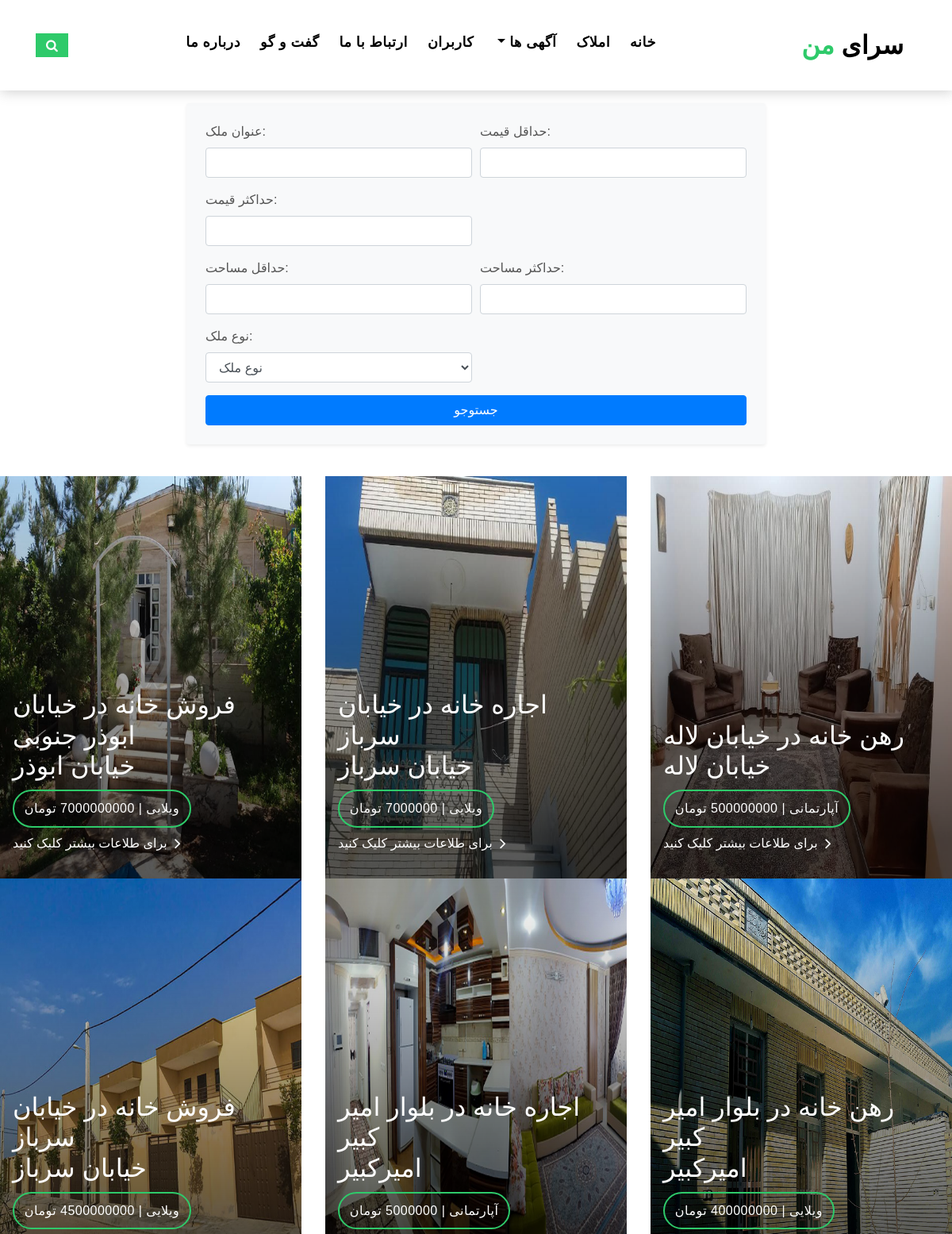
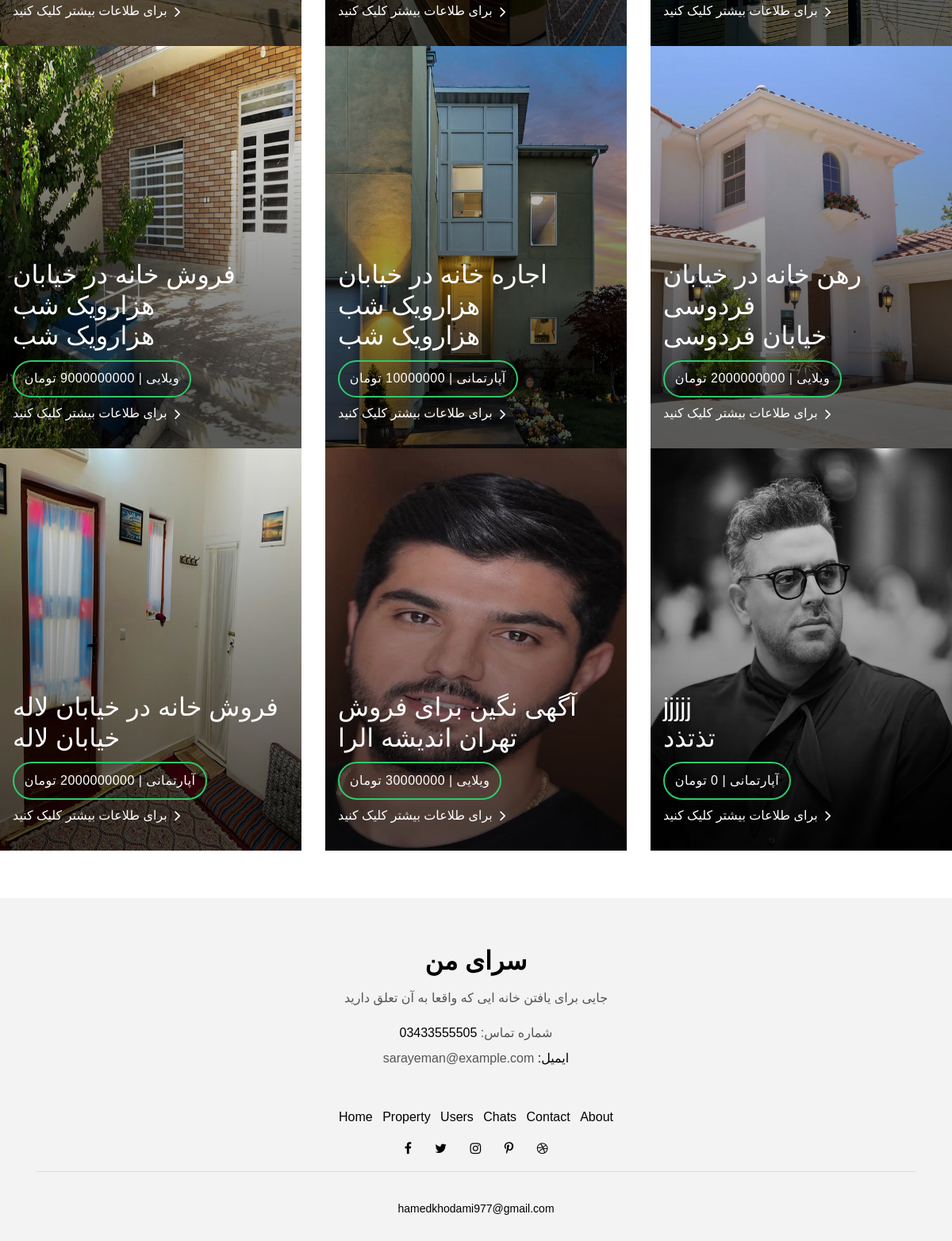
Screenshot of /search with the database file from the repository (2 pictures, top to bottom).
### Properties/models.py (models this page shows, shortened)
class PropertyModel(models.Model):
    PROPERTY_TYPE_CHOICES=[
        ('for_rent','اجاره'),
        ('for_sale','فروش'),
        ('for_mortage','رهن'),
    ]
    HOUSE_TYPE_CHOICES=[
        ('آپارتمانی','آپارتمانی'),
        ('ویلایی','ویلایی')
    ]
    title= models.CharField(max_length=200,verbose_name="عنوان")
    description= models.TextField(max_length=500,verbose_name="توضیحات")
    price= models.DecimalField(max_digits=10,decimal_places=0,verbose_name="قیمت")
    address=models.CharField(max_length=300,verbose_name="آدرس")
    area=models.FloatField(verbose_name="مساحت")
    property_type=models.CharField(max_length=20,choices=PROPERTY_TYPE_CHOICES,verbose_name="نوع آگهی")
    house_type=models.CharField(max_length=20,choices=HOUSE_TYPE_CHOICES,verbose_name="نوع خانه")
    floor_number=models.IntegerField(null=True,blank=True,verbose_name="شماره طبقه")
    date_posted=jDateTimeField(auto_now_add=True,verbose_name="اضافه شده در تاریخ")
    image=models.ImageField(upload_to="files/images",verbose_name="تصویر")
    user=models.ForeignKey(User,on_delete=models.CASCADE,verbose_name="کاربر")
    garage=models.IntegerField(default=0,verbose_name="تعداد گاراژ")
    bath=models.IntegerField(default=0,verbose_name="تعداد حمام")
    beds=models.IntegerField(default=0,verbose_name="تعداد اتاق خواب")
    amenities=models.TextField(blank=True,verbose_name="امکانات")
    class Meta:
        verbose_name = "ملک"
        verbose_name_plural = "املاک"

### Properties/views.py (the view)
# urls.py: path('search', views.property_search, name="property_search"),
def property_search(request):
    form = PropertySearchForm(request.GET)
    properties=PropertyModel.objects.all()
    if form.is_valid():
        title = form.cleaned_data.get('title')
        price_min = form.cleaned_data.get('price_min')
        price_max = form.cleaned_data.get('price_max')
        area_min = form.cleaned_data.get('area_min')
        area_max = form.cleaned_data.get('area_max')
        property_type = form.cleaned_data.get('property_type')
        if title:
            title_without_space = title.replace(" ", "")
            properties = properties.annotate(
                title_no_spaces = Replace('title' ,Value(' '),Value(''))
            ).filter(Q(title__icontains=title_without_space))
        if price_min:
            properties =  properties.filter(price__gte=price_min)
        if price_max:
            properties = properties.filter(price__lte=price_max)
        if area_min:
            properties = properties.filter(area__gte=area_min)
        if area_max:
            properties = properties.filter(area__lte=area_max)
        if property_type:
            properties = properties.filter(property_type=property_type)
    return render(request=request,template_name="search_results.html",context={"form":form,"properties":properties})

### Properties/forms.py
class PropertySearchForm(forms.Form):
    def __init__(self, *args, **kwargs):
        super(PropertySearchForm, self).__init__(*args, **kwargs)
        for item in PropertySearchForm.visible_fields(self):
            item.field.widget.attrs["class"] = "form-control"
    title=forms.CharField(required=False,label="عنوان ملک",max_length=100)
    price_min=forms.DecimalField(required=False,label="حداقل قیمت",decimal_places=0,min_value=0)
    price_max=forms.DecimalField(required=False,label="حداکثر قیمت",decimal_places=0,min_value=0)
    area_min=forms.FloatField(required=False,label="حداقل مساحت",min_value=0)
    area_max=forms.FloatField(required=False,label="حداکثر مساحت",min_value=0)
    property_type=forms.ChoiceField(
        choices=[('','نوع ملک'),('for_sale','فروش'),('for_rent','اجاره'),('for_mortage','رهن')],
        required=False,label="نوع ملک"
    )

### Properties/templates/search_results.html (shortened to what this page needs)
{% extends "layoutmain.html" %}
{% load static %}
{% block mainbody %}
<body style="margin-top:130px">
  <section class="search-section py5">
    <div class="container">
      <div class="row mb-4">
        <div class="col-md-8 mx-auto">
          <form method="get" class="bg-light p-4 rounded shadow-sm">
            <div class="form-row">
              <div class="form-group col-md-6">
                {{ form.title.label_tag }}
                {{ form.title }}
              </div>
              <div class="form-group col-md-6">
                {{ form.price_min.label_tag }}
                {{ form.price_min }}
              </div>
              <div class="form-group col-md-6">
                {{ form.price_max.label_tag }}
                {{ form.price_max }}
              </div>
            </div>
            <div class="form-row">
              <div class="form-group col-md-6">
                {{ form.area_min.label_tag }}
                {{ form.area_min }}
              </div>
              <div class="form-group col-md-6">
                {{ form.area_max.label_tag }}
                {{ form.area_max }}
              </div>
            </div>
            <div class="form-row">
              <div class="form-group col-md-6">
                {{ form.property_type.label_tag }}
                {{ form.property_type }}
              </div>
            </div>
            <button TYPE="submit" class="btn btn-primary btn-block">جستوجو</button>
          </form>
        </div>
      </div>
    </div>
  </section>
  <div class="row">
              {% for property in properties %}
              <div class="col-md-4">
                <div class="card-box-a card-shadow">
                  <div class="img-box-a">
                    <img src="{{ property.image.url }}" alt="{{ property.title }}" class="img-a img-fluid">
                  </div>
                  <div class="card-overlay">
                    <div class="card-overlay-a-content">
                      <div class="card-header-a">
                        <h2 class="card-title-a">
                          <a>{{ property.title }}
                            <br /> {{ property.address }}</a>
                        </h2>
                      </div>
                      <div class="card-body-a">
                        <div class="price-box d-flex">
                          <span class="price-a">{{ property.house_type }} | {{ property.price }} تومان </span>
                        </div>
                        <a href="{% url 'Property_detail' property.id %}" class="link-a">برای طلاعات بیشتر کلیک کنید
                          <span class="ion-ios-arrow-forward"></span>
                        </a>
                      </div>
                    </div>
                  </div>
                </div>
              </div>
              {% empty %}
                  <h4>هیچ ملکی پیدا نشد</h4>
              {% endfor %}
            </div>
</body>
{% endblock %}

### Properties/static/css/style.css (style rules this page uses)
body { font-family: 'Poppins', sans-serif; color: #555555; }
h1, h2, h3, h4, h5, h6 { color: #000000; }
a { color: #000000; transition: all .5s ease; }
.link-a { color: #ffffff; text-decoration: none; }
.link-a span { font-size: 18px; vertical-align: middle; margin-left: 5px; }
.card-box-a, .card-box-b, .card-box-d { position: relative; overflow: hidden; -webkit-backface-visibility: hidden; backface-visibility: hidden; }
.card-box-a .img-a, .card-box-a .img-b, .card-box-b .img-a, .card-box-b .img-b { transition: .8s all ease-in-out; }
.card-overlay { position: absolute; width: 100%; height: 100%; top: 0; left: 0; }
.card-shadow { -webkit-backface-visibility: hidden; backface-visibility: hidden; }
.card-shadow:before { content: ' '; position: absolute; top: 0; left: 0; width: 100%; height: 100%; z-index: 1; background: linear-gradient(to bottom, rgba(0, 0, 0, 0) 0%, rgba(0, 0, 0, 0.2) 27%, rgba(0, 0, 0, 0.65) 90%); }
.card-overlay-a-content { transition: all .5s ease-in; position: absolute; width: 100%; bottom: 0px; z-index: 2; }
.card-header-a { padding: 0 1rem; }
.card-header-a .card-title-a { color: #ffffff; margin-bottom: 0; padding-bottom: .7rem; }
.card-header-a .card-title-a a { color: #ffffff; text-decoration: none; }
.card-body-a { z-index: 2; transition: all .5s ease-in; padding: 0rem 1rem 2rem 1rem; }
.card-body-a .price-box { padding-bottom: .5rem; }
.price-a { color: #ffffff; padding: .6rem .8rem; border: 2px solid #2eca6a; border-radius: 50px; text-transform: uppercase; letter-spacing: 0.030em; }
.btn { transition: .5s ease; }
@media (min-width: 768px) { .link-a { font-size: .9rem; } }
@media (min-width: 768px) { .link-a span { font-size: 1.5rem; } }
@media (min-width: 768px) { .card-box-a .price-a, .card-box-b .price-a { font-size: .9rem; } }
@media (min-width: 768px) { .card-overlay-a-content { bottom: -20px; } }
@media (min-width: 768px) { .card-header-a .card-title-a { font-size: 1.3rem; } }
@media (min-width: 992px) { .link-a { font-size: 1rem; } }
@media (min-width: 992px) { .link-a span { font-size: 18px; } }
@media (min-width: 992px) { .card-box-a .price-a, .card-box-b .price-a { font-size: 1rem; } }
@media (min-width: 992px) { .card-overlay-a-content { bottom: 0px; } }
@media (min-width: 992px) { .card-header-a .card-title-a { font-size: 2rem; } }

### rows the page displays
PropertyModel: image (picture), title "فروش خانه در خیابان ابوذر جنوبی", address "خیابان ابوذر", house_type "ویلایی", price "7000000000"
PropertyModel: image (picture), title "اجاره خانه در خیابان سرباز", address "خیابان سرباز", house_type "ویلایی", price "7000000"
PropertyModel: image (picture), title "رهن خانه در خیابان لاله", address "خیابان لاله", house_type "آپارتمانی", price "500000000"
PropertyModel: image (picture), title "فروش خانه در خیابان سرباز", address "خیابان سرباز", house_type "ویلایی", price "4500000000"
PropertyModel: image (picture), title "اجاره خانه در بلوار امیر کبیر", address "امیرکبیر", house_type "آپارتمانی", price "5000000"
PropertyModel: image (picture), title "رهن خانه در بلوار امیر کبیر", address "امیرکبیر", house_type "ویلایی", price "400000000"
PropertyModel: image (picture), title "فروش خانه در خیابان هزارویک شب", address "هزارویک شب", house_type "ویلایی", price "9000000000"
PropertyModel: image (picture), title "اجاره خانه در خیابان هزارویک شب", address "هزارویک شب", house_type "آپارتمانی", price "10000000"
PropertyModel: image (picture), title "رهن خانه در خیابان فردوسی", address "خیابان فردوسی", house_type "ویلایی", price "2000000000"
PropertyModel: image (picture), title "فروش خانه در خیابان لاله", address "خیابان لاله", house_type "آپارتمانی", price "2000000000"
PropertyModel: image (picture), title "آگهی نگین برای فروش", address "تهران اندیشه الرا", house_type "ویلایی", price "30000000"
PropertyModel: image (picture), title "jjjjj", address "تذتذد", house_type "آپارتمانی", price "0"
